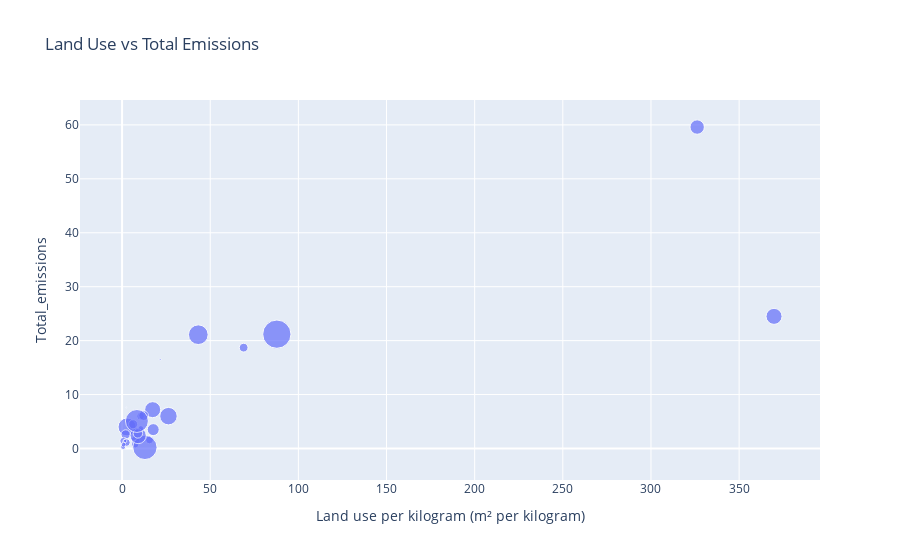

The notebook cell saved with this chart:
### Markdown cell above
# Business Question 4: Land Use vs Environmental Impact
# How does land use efficiency correlate with environmental impact?

### Code cell
print("Missing values in land use related columns:")
print(df[['Land use per kilogram (m² per kilogram)',
          'Land use per 1000kcal (m² per 1000kcal)',
          'Land use per 100g protein (m² per 100g protein)',
          'Total_emissions']].isnull().sum())

# Create a clean dataset without missing values
df_clean = df.dropna(subset=['Land use per kilogram (m² per kilogram)',
                            'Total_emissions'])

# Create static scatter plot
plt.figure(figsize=(12, 8))
sns.scatterplot(data=df_clean,
                x='Land use per kilogram (m² per kilogram)',
                y='Total_emissions',
                size='Freshwater withdrawals per kilogram (liters per kilogram)',
                alpha=0.6)
plt.title('Land Use vs Total Emissions')
plt.xlabel('Land Use (m²/kg)')
plt.ylabel('Total Emissions (kgCO₂eq/kg)')
plt.savefig('../results/land_use_vs_emissions.png')
plt.show()

# Create interactive scatter plot
fig = px.scatter(df_clean,
                x='Land use per kilogram (m² per kilogram)',
                y='Total_emissions',
                size='Freshwater withdrawals per kilogram (liters per kilogram)',
                hover_data=['Food product'],
                title='Land Use vs Total Emissions')
fig.show()

# Calculate correlation
correlation = df_clean['Land use per kilogram (m² per kilogram)'].corr(df_clean['Total_emissions'])
print(f"\nCorrelation between land use and emissions: {correlation:.3f}")

# Create correlation heatmap for land use and environmental metrics
land_metrics = ['Total_emissions',
                'Land use per kilogram (m² per kilogram)',
                'Freshwater withdrawals per kilogram (liters per kilogram)',
                'Eutrophying emissions per kilogram (gPO₄eq per kilogram)']

plt.figure(figsize=(10, 8))
sns.heatmap(df_clean[land_metrics].corr(), 
            annot=True, 
            cmap='coolwarm', 
            center=0)
plt.title('Correlation Between Land Use and Environmental Metrics')
plt.savefig('../results/land_use_correlations.png')
plt.show()

# Top 5 products by land use efficiency (lowest land use per kg)
print("\nTop 5 products by land use efficiency (lowest land use per kg):")
land_efficiency = df_clean.nsmallest(5, 'Land use per kilogram (m² per kilogram)')[['Food product', 'Land use per kilogram (m² per kilogram)']]
print(land_efficiency)

# Top 5 products by highest land use
print("\nTop 5 products by highest land use per kg:")
land_inefficiency = df_clean.nlargest(5, 'Land use per kilogram (m² per kilogram)')[['Food product', 'Land use per kilogram (m² per kilogram)']]
print(land_inefficiency)

### Figure 1 — Plotly figure (JSON) as saved in the notebook; plotly's stock layout.template omitted (floating-point values rounded to 4 significant figures)
{"data": [{"customdata": [["Oatmeal"], ["Rice"], ["Potatoes"], ["Cassava"], ["Cane Sugar"], ["Beet Sugar"], ["Other Pulses"], ["Peas"], ["Nuts"], ["Groundnuts"], ["Soymilk"], ["Soybean Oil"], ["Palm Oil"], ["Sunflower Oil"], ["Rapeseed Oil"], ["Olive Oil"], ["Tomatoes"], ["Onions & Leeks"], ["Root Vegetables"], ["Brassicas"], ["Other Vegetables"], ["Citrus Fruit"], ["Bananas"], ["Apples"], ["Berries & Grapes"], ["Wine"], ["Other Fruit"], ["Coffee"], ["Dark Chocolate"], ["Beef (beef herd)"], ["Beef (dairy herd)"], ["Lamb & Mutton"], ["Pig Meat"], ["Poultry Meat"], ["Milk"], ["Cheese"], ["Eggs"], ["Fish (farmed)"]], "hovertemplate": "Land use per kilogram (m² per kilogram)=%{x}<br>Total_emissions=%{y}<br>Freshwater withdrawals per kilogram (liters per kilogram)=%{marker.size}<br>Food product=%{customdata[0]}<extra></extra>", "legendgroup": "", "marker": {"color": "#636efa", "size": [482.4, 2248.0, 59.1, 0, 620.1, 217.7, 435.7, 396.6, 4134.0, 1852.0, 27.8, 414.6, 6.4, 1008.0, 237.7, 2142.0, 369.8, 14.3, 28.4, 119.4, 102.5, 82.7, 114.5, 180.1, 419.6, 78.9, 153.5, 25.9, 540.6, 1451.0, 2714.0, 1803.0, 1796.0, 660, 628.2, 5605.0, 577.7, 3691.0], "sizemode": "area", "sizeref": 14.01, "symbol": "circle"}, "mode": "markers", "name": "", "orientation": "v", "showlegend": false, "type": "scatter", "x": [7.6, 2.8, 0.88, 1.81, 2.04, 1.83, 15.57, 7.46, 12.96, 9.11, 0.66, 10.52, 2.42, 17.66, 10.63, 26.31, 0.8, 0.39, 0.33, 0.55, 0.38, 0.86, 1.93, 0.63, 2.41, 1.78, 0.89, 21.62, 68.96, 326.2, 43.24, 369.8, 17.36, 12.22, 8.95, 87.79, 6.27, 8.41], "xaxis": "x", "y": [1.6, 4, 0.3, 0.9, 2.6, 1.4, 1.6, 0.8, 0.2, 2.4, 1, 6.0, 7.6, 3.5, 3.7, 6, 1.4, 0.3, 0.3, 0.4, 0.5, 0.3, 0.8, 0.3, 1.1, 1.4, 0.7, 16.5, 18.7, 59.6, 21.1, 24.5, 7.2, 6.1, 2.8, 21.2, 4.5, 5.1], "yaxis": "y"}], "layout": {"legend": {"itemsizing": "constant", "tracegroupgap": 0}, "title": {"text": "Land Use vs Total Emissions"}, "xaxis": {"anchor": "y", "domain": [0, 1], "title": {"text": "Land use per kilogram (m² per kilogram)"}}, "yaxis": {"anchor": "x", "domain": [0, 1], "title": {"text": "Total_emissions"}}}}
